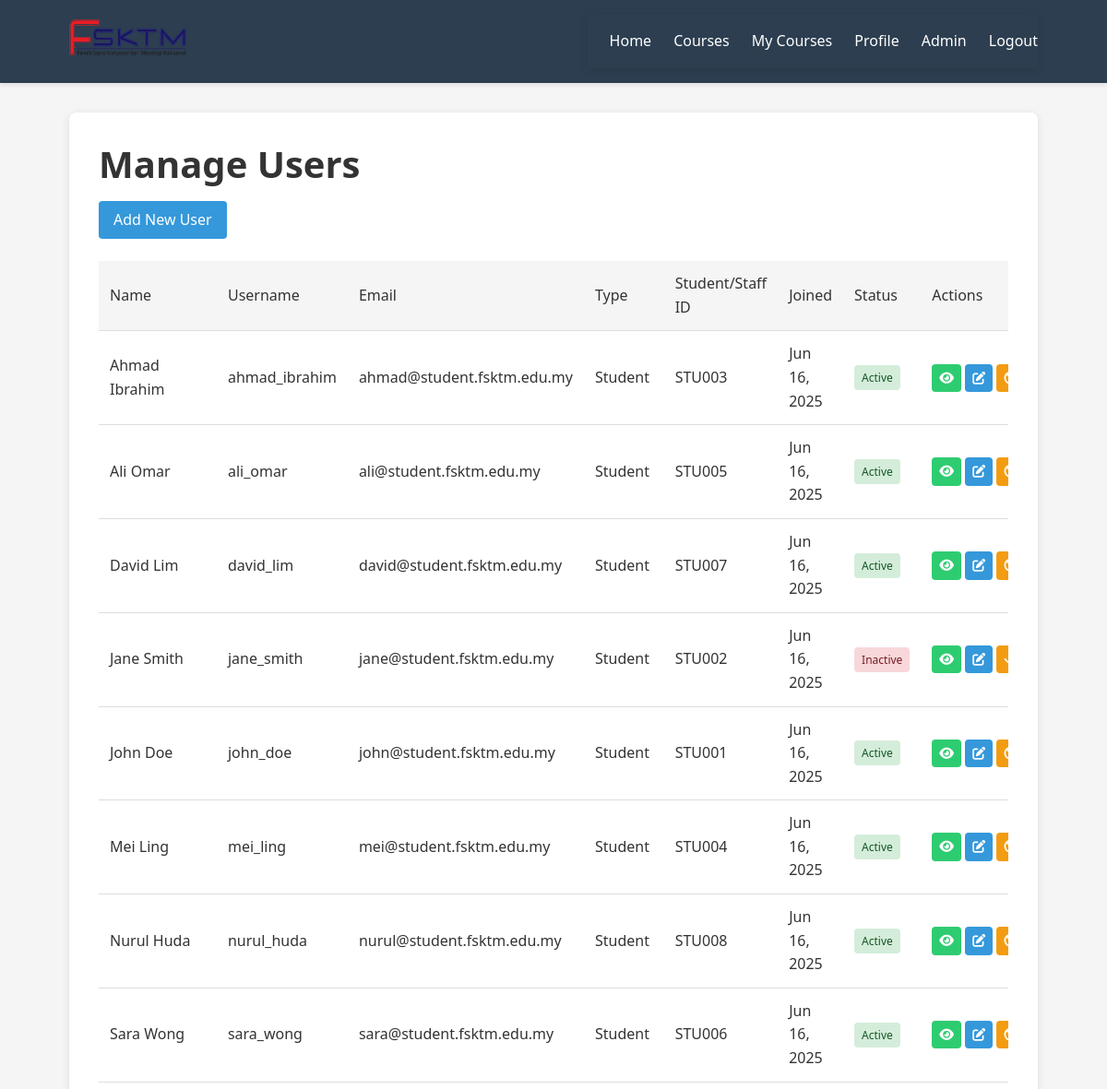
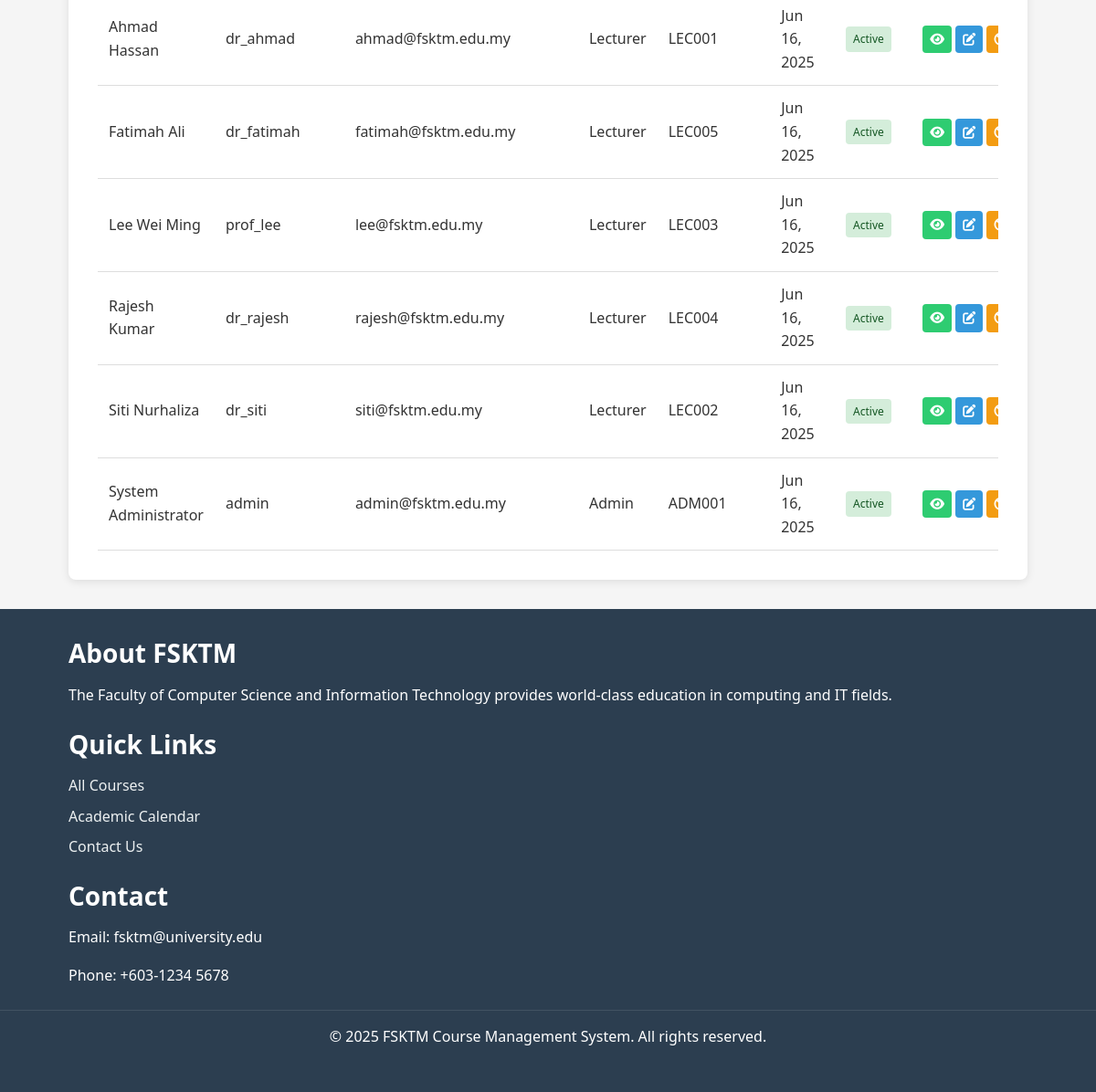
The app's page /pages/admin/manage-users.php (signed in) with its own data (2 pictures, top to bottom).
### tables this page shows
CREATE TABLE `users` (
  `user_id` int(11) NOT NULL,
  `username` varchar(50) NOT NULL,
  `email` varchar(100) NOT NULL,
  `password` varchar(255) NOT NULL,
  `first_name` varchar(50) NOT NULL,
  `last_name` varchar(50) NOT NULL,
  `user_type` enum('student','lecturer','admin') DEFAULT 'student',
  `profile_picture` varchar(255) DEFAULT 'default-avatar.png',
  `phone` varchar(20) DEFAULT NULL,
  `date_of_birth` date DEFAULT NULL,
  `student_id` varchar(20) DEFAULT NULL,
  `staff_id` varchar(20) DEFAULT NULL,
  `address` text DEFAULT NULL,
  `department` varchar(100) DEFAULT NULL,
  `created_at` timestamp NOT NULL DEFAULT current_timestamp(),
  `updated_at` timestamp NOT NULL DEFAULT current_timestamp() ON UPDATE current_timestamp(),
  `is_active` tinyint(1) DEFAULT 1,
  `last_login` timestamp NULL DEFAULT NULL
);

### pages/admin/manage-users.php (the view, shortened to what this page needs)
<?php
$db = new Database();
$conn = $db->getConnection();
$query = "SELECT user_id, username, email, first_name, last_name, user_type, is_active,
                 student_id, staff_id, created_at
          FROM users
          ORDER BY user_type, first_name, last_name";
$users = $conn->query($query)->fetch_all(MYSQLI_ASSOC);
include '../../includes/header.php';
?>
<div class="admin-container">
    <h1>Manage Users</h1>
    <div class="admin-actions">
        <a href="#add-user-modal" class="btn btn-primary" data-modal-open>Add New User</a>
    </div>
    <div class="admin-table-container">
        <table class="admin-table">
            <thead>
                <tr>
                    <th>Name</th>
                    <th>Username</th>
                    <th>Email</th>
                    <th>Type</th>
                    <th>Student/Staff ID</th>
                    <th>Joined</th>
                    <th>Status</th>
                    <th>Actions</th>
                </tr>
            </thead>
            <tbody>
                <?php foreach ($users as $user): ?>
                    <tr>
                        <td><?php echo $user['first_name'] . ' ' . $user['last_name']; ?></td>
                        <td><?php echo $user['username']; ?></td>
                        <td><?php echo $user['email']; ?></td>
                        <td><?php echo ucfirst($user['user_type']); ?></td>
                        <td>
                            <?php if (!empty($user['student_id'])): ?>
                                <?php echo $user['student_id']; ?>
                            <?php elseif (!empty($user['staff_id'])): ?>
                                <?php echo $user['staff_id']; ?>
                            <?php else: ?>
                                -
                            <?php endif; ?>
                        </td>
                        <td><?php echo date('M j, Y', strtotime($user['created_at'])); ?></td>
                        <td>
                            <span class="status-badge <?php echo $user['is_active'] ? 'active' : 'inactive'; ?>">
                                <?php echo $user['is_active'] ? 'Active' : 'Inactive'; ?>
                            </span>
                        </td>
                        <td class="actions">
                            <a href="<?php echo BASE_URL; ?>/pages/profile.php?id=<?php echo $user['user_id']; ?>" class="btn btn-small btn-secondary" title="View">
                                <i class="fas fa-eye"></i>
                            </a>
                            <a href="#edit-user-modal" class="btn btn-small btn-primary" title="Edit"
                               data-modal-open
                               data-user-id="<?php echo $user['user_id']; ?>"
                               data-username="<?php echo htmlspecialchars($user['username']); ?>"
                               data-email="<?php echo htmlspecialchars($user['email']); ?>"
                               data-first-name="<?php echo htmlspecialchars($user['first_name']); ?>"
                               data-last-name="<?php echo htmlspecialchars($user['last_name']); ?>"
                               data-user-type="<?php echo $user['user_type']; ?>"
                               data-student-id="<?php echo htmlspecialchars($user['student_id'] ?? ''); ?>"
                               data-staff-id="<?php echo htmlspecialchars($user['staff_id'] ?? ''); ?>"
                               data-is-active="<?php echo $user['is_active']; ?>">
                                <i class="fas fa-edit"></i>
                            </a>
                            <a href="<?php echo BASE_URL; ?>/pages/admin/manage-users.php?toggle_status=<?php echo $user['user_id']; ?>" class="btn btn-small btn-warning" title="<?php echo $user['is_active'] ? 'Deactivate' : 'Activate'; ?>">
                                <i class="fas <?php echo $user['is_active'] ? 'fa-ban' : 'fa-check'; ?>"></i>
                            </a>
                        </td>
                    </tr>
                <?php endforeach; ?>
            </tbody>
        </table>
    </div>
</div>
<?php include '../../includes/footer.php'; ?>

### assets/css/style.css (style rules this page uses)
:root { --primary-color: #3498db; --secondary-color: #2ecc71; --danger-color: #e74c3c; --warning-color: #f39c12; --dark-color: #2c3e50; --light-color: #ecf0f1; --gray-color: #95a5a6; --white-color: #ffffff; --black-color: #000000; }
* { margin: 0; padding: 0; box-sizing: border-box; }
body { font-family: 'Segoe UI', Tahoma, Geneva, Verdana, sans-serif; line-height: 1.6; color: #333; background-color: #f5f5f5; }
a { text-decoration: none; color: var(--primary-color); }
h1, h2, h3, h4, h5, h6 { margin-bottom: 1rem; font-weight: 600; line-height: 1.2; }
h1 { font-size: 2.5rem; }
.btn { display: inline-block; padding: 0.5rem 1rem; border-radius: 4px; font-weight: 500; text-align: center; cursor: pointer; transition: all 0.3s ease; border: none; }
.btn-primary { background-color: var(--primary-color); color: var(--white-color); }
.btn-secondary { background-color: var(--secondary-color); color: var(--white-color); }
.btn-warning { background-color: var(--warning-color); color: var(--white-color); }
.btn-small { padding: 0.25rem 0.5rem; font-size: 0.875rem; }
.admin-container { background-color: var(--white-color); border-radius: 8px; box-shadow: 0 2px 10px rgba(0, 0, 0, 0.1); padding: 2rem; margin: 2rem 0; }
.admin-actions { margin-bottom: 1.5rem; }
.admin-table-container { overflow-x: auto; }
.admin-table { width: 100%; border-collapse: collapse; }
.admin-table th, .admin-table td { padding: 0.75rem; text-align: left; border-bottom: 1px solid #ddd; }
.admin-table th { background-color: #f5f5f5; font-weight: 500; }
.admin-table .actions { white-space: nowrap; }
.status-badge { display: inline-block; padding: 0.25rem 0.5rem; border-radius: 4px; font-size: 0.75rem; font-weight: 500; }
.status-badge.active { background-color: #d4edda; color: #155724; }
.status-badge.inactive { background-color: #f8d7da; color: #721c24; }

### records on screen
users: first_name "Ahmad", last_name "Ibrahim", username "ahmad_ibrahim", email "ahmad@student.fsktm.edu.my", user_type "Student", student "STU003", created_at "Jun 16, 2025", is_active "Active"
users: first_name "Ali", last_name "Omar", username "ali_omar", email "ali@student.fsktm.edu.my", user_type "Student", student "STU005", created_at "Jun 16, 2025", is_active "Active"
users: first_name "David", last_name "Lim", username "david_lim", email "david@student.fsktm.edu.my", user_type "Student", student "STU007", created_at "Jun 16, 2025", is_active "Active"
users: first_name "Jane", last_name "Smith", username "jane_smith", email "jane@student.fsktm.edu.my", user_type "Student", student "STU002", created_at "Jun 16, 2025", is_active "Inactive"
users: first_name "John", last_name "Doe", username "john_doe", email "john@student.fsktm.edu.my", user_type "Student", student "STU001", created_at "Jun 16, 2025", is_active "Active"
users: first_name "Mei", last_name "Ling", username "mei_ling", email "mei@student.fsktm.edu.my", user_type "Student", student "STU004", created_at "Jun 16, 2025", is_active "Active"
users: first_name "Nurul", last_name "Huda", username "nurul_huda", email "nurul@student.fsktm.edu.my", user_type "Student", student "STU008", created_at "Jun 16, 2025", is_active "Active"
users: first_name "Sara", last_name "Wong", username "sara_wong", email "sara@student.fsktm.edu.my", user_type "Student", student "STU006", created_at "Jun 16, 2025", is_active "Active"
users: first_name "Ahmad", last_name "Hassan", username "dr_ahmad", email "ahmad@fsktm.edu.my", user_type "Lecturer", staff "LEC001", created_at "Jun 16, 2025", is_active "Active"
users: first_name "Fatimah", last_name "Ali", username "dr_fatimah", email "fatimah@fsktm.edu.my", user_type "Lecturer", staff "LEC005", created_at "Jun 16, 2025", is_active "Active"
users: first_name "Lee", last_name "Wei Ming", username "prof_lee", email "lee@fsktm.edu.my", user_type "Lecturer", staff "LEC003", created_at "Jun 16, 2025", is_active "Active"
users: first_name "Rajesh", last_name "Kumar", username "dr_rajesh", email "rajesh@fsktm.edu.my", user_type "Lecturer", staff "LEC004", created_at "Jun 16, 2025", is_active "Active"
users: first_name "Siti", last_name "Nurhaliza", username "dr_siti", email "siti@fsktm.edu.my", user_type "Lecturer", staff "LEC002", created_at "Jun 16, 2025", is_active "Active"
users: first_name "System", last_name "Administrator", username "admin", email "admin@fsktm.edu.my", user_type "Admin", staff "ADM001", created_at "Jun 16, 2025", is_active "Active"
